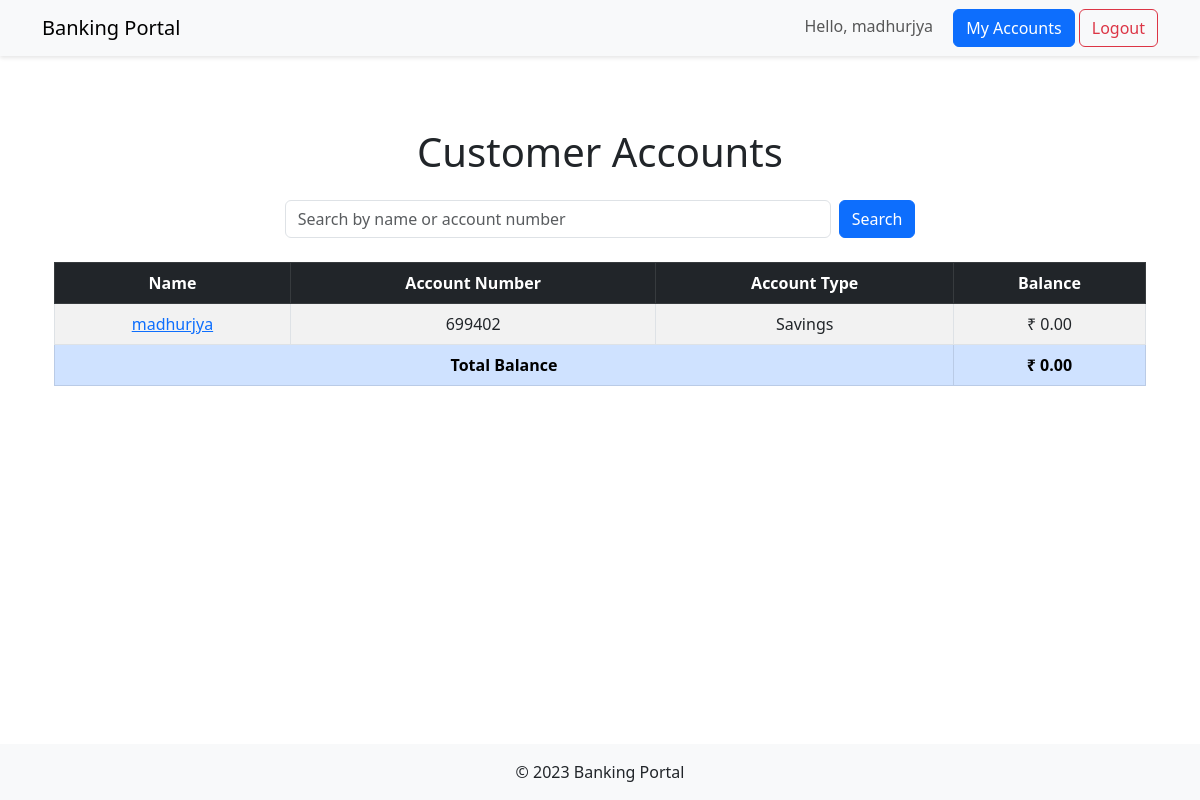
Before: /bank/accounts/ (signed in) with the older database file.
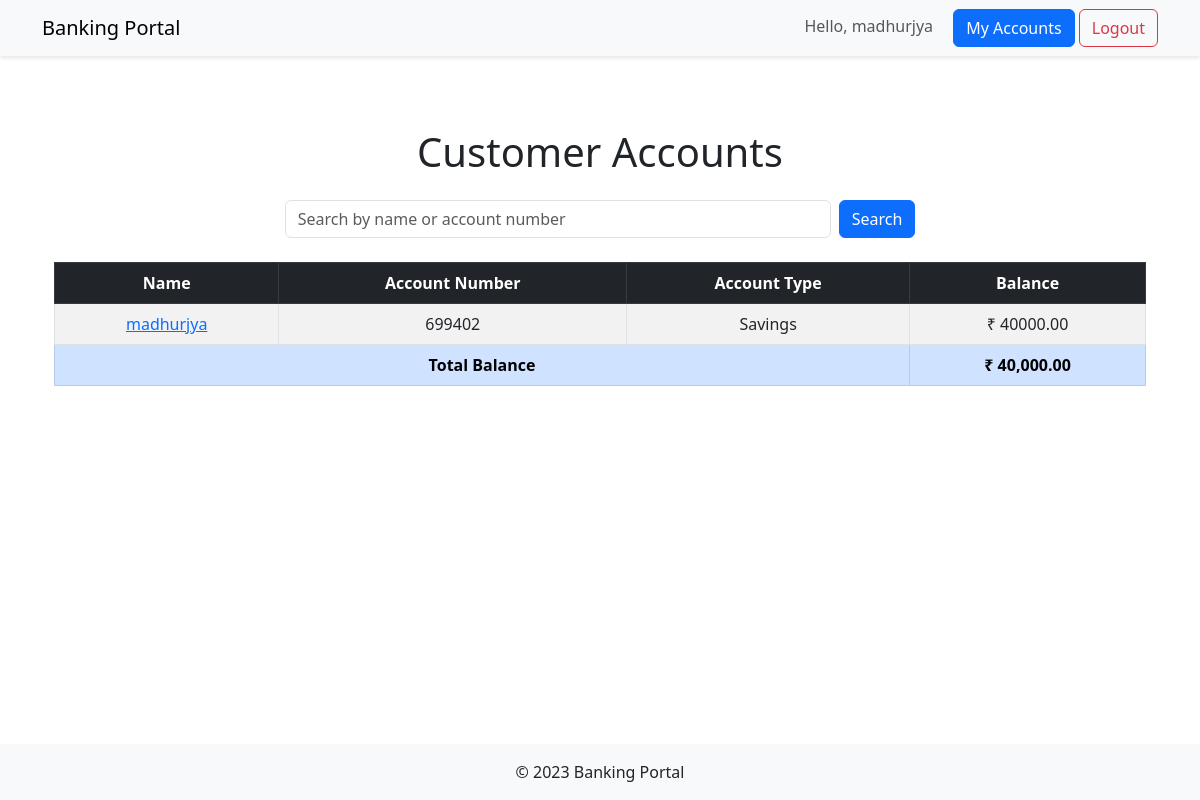
After: the same page with the newer database file.
### core/models.py (models this page shows, shortened)
class CustomerAccount(models.Model):
    user = models.OneToOneField(User, on_delete=models.CASCADE) #Temporary
    name = models.CharField(max_length=100)
    account_number = models.CharField(max_length=10, unique=True)
    balance = models.DecimalField(max_digits=10, decimal_places=2)
    contact = models.CharField(max_length=15, default='N/A')
    ACCOUNT_TYPES = [
        ('Savings', 'Savings'),
        ('Current', 'Current'),
    ]
    account_type = models.CharField(max_length=10, choices=ACCOUNT_TYPES, default='Savings')

### core/views.py (the view)
# urls.py: path('accounts/', views.account_list, name='account_list'),
@login_required
def account_list(request):
    query = request.GET.get('q')
    accounts = CustomerAccount.objects.filter(user=request.user) #it is a base query set which ensures only the current logged in user's accounts are taken in account
    if query:
        accounts = accounts.objects.filter(
            Q(name__icontains=query) | Q(account_number__icontains=query)
        )
    total_balance = accounts.aggregate(Sum('balance'))['balance__sum'] or 0
    paginator = Paginator(accounts, 10)  # Show 10 accounts per page
    page_number = request.GET.get('page')
    page_obj = paginator.get_page(page_number)
    return render(request, 'core/account_list.html',
                  {'accounts': accounts,
                   'query': query,
                   'total_balance': total_balance,
                   'page_obj' : page_obj
                   })

### core/templates/core/account_list.html
{%extends 'base.html'%}
{% load humanize %}
{%block content %}
    <div class="container py-5">
        <h1 class="mb-4 text-center">Customer Accounts</h1>
        <form method="get" class="mb-4 d-flex justify-content-center">
            <input type="text" name="q" class="form-control w-50 me-2" placeholder="Search by name or account number" value="{{ query|default:'' }}">
            <button type="submit" class="btn btn-primary">Search</button>
        </form>
        <table class="table table-bordered table-striped text-center">
            <thead class="table-dark">
                <tr>
                    <th>Name</th>
                    <th>Account Number</th>
                    <th>Account Type</th>
                    <th>Balance</th>
                </tr>
            </thead>
            <tbody>
                {% for account in accounts %}
                <tr>
                    <td>
                        <a href="{% url 'bank:account_detail' account.pk %}">
                            {{ account.name }}
                        </a>
                    </td>
                    <td>{{ account.account_number }}</td>
                    <td>{{ account.account_type }}</td>
                    <td>₹ {{ account.balance }}</td>
                </tr>
                {% empty %}
                <tr>
                    <td colspan="3">No accounts found.</td>
                </tr>
                {% endfor %}
            </tbody>
            <tfoot>
                <tr class="fw-bold table-primary">
                    <td colspan="3">Total Balance</td>
                    <td>₹ {{ total_balance|floatformat:2|intcomma }}</td>
                </tr>
            </tfoot>
        </table>
    </div>
{%endblock%}

Changed rows visible on the page:
changed CustomerAccount "madhurjya": balance "0.00" → "40000.00"
Other visible differences:
{{ total_balance|floatformat:2|intcomma }}: "0.00" → "40,000.00"
